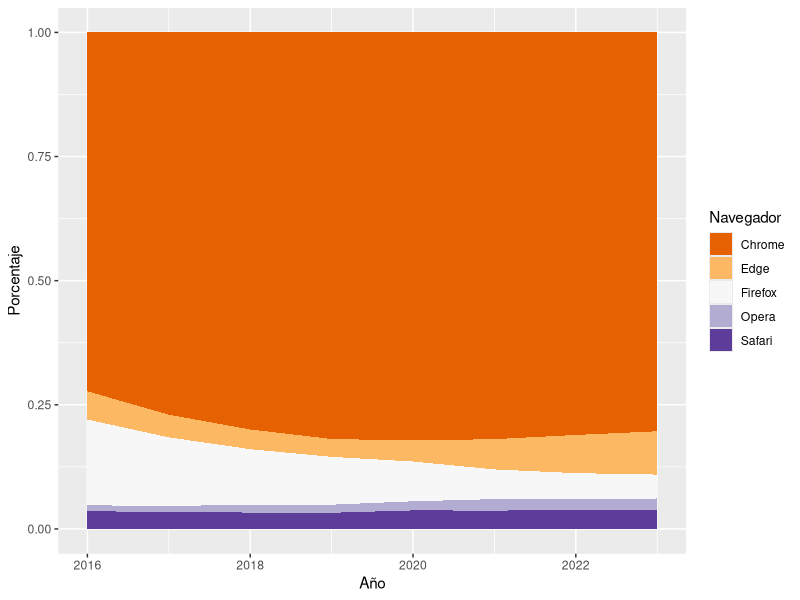
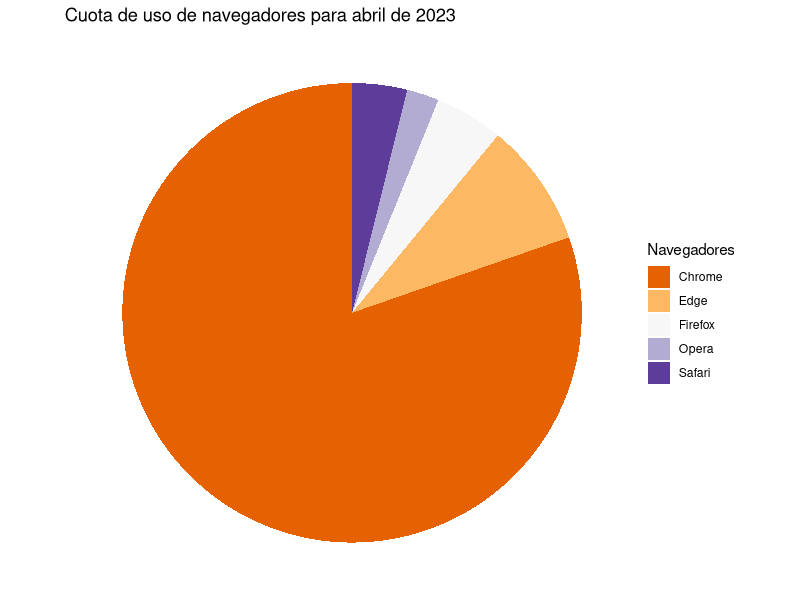

Source code (R) for these figures, in order:
#Instalacion y carga de librerias

install.packages("tidyverse")
install.packages("lubridate")
install.packages("hms")

library(tidyverse)
library(lubridate)
library(hms)

#Lectura y limpieza de datos

print(read.csv("browser_stats.csv"))
str(read.csv("browser_stats.csv"))

navegadores_df <- read.csv("browser_stats.csv") %>% 
  mutate(Date=dmy(Date),
         Año=year(Date)) %>%
  select(Año,Chrome,Edge,Firefox,Safari,Opera) #formateo de fecha y columna agregada para el año

navegadores_df_anual <- navegadores_df %>%
  group_by(Año) %>%
  summarise_at(vars(Chrome, Edge, Firefox, Safari, Opera), list(mean)) #promedios agrupados por año

navegadores_df_anual_pivot <- navegadores_df_anual %>% 
  pivot_longer(cols = !Año) %>% 
  rename(Navegador = name, Porcentaje = value) #pivot de la tabla para grafica de areas

ggplot(navegadores_df_anual_pivot, aes(x=Año,y=Porcentaje,fill=Navegador)) +
  geom_area(position = "fill") +
  scale_fill_brewer(palette = "PuOr") #grafica de areas

#Estadísticas al 2023

navegadores_df_23 <- navegadores_df %>% 
  filter(Año == 2023) %>% 
  group_by(Año) %>%
  summarise_at(vars(Chrome, Edge, Firefox, Safari, Opera), list(mean)) %>% 
  pivot_longer(cols = !Año) %>% 
  rename(Navegadores=name,Porcentaje=value) #filtrado de los datos al 2023

bp <- ggplot(navegadores_df_23, aes(x="", y=Porcentaje, fill=Navegadores))+
  geom_bar(width = 1, stat = "identity") #grafica de barras para un grafico de torta

pie <- bp + coord_polar("y", start=0) #grafico de torta

pie + scale_fill_brewer(palette="PuOr") +
  theme(axis.text.x = element_blank()) +
  theme_void() +
  labs(title="Cuota de uso de navegadores para abril de 2023") #estilizacion del grafico
